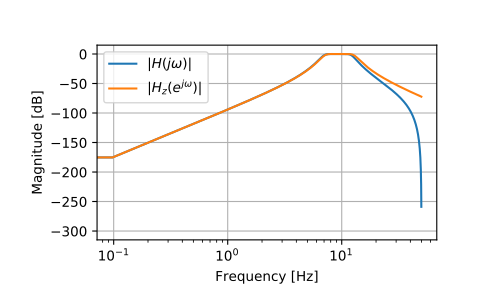

The script that drew this image:
from scipy import signal
import matplotlib.pyplot as plt

fs = 100
bf = 2 * np.pi * np.array([7, 13])
filts = signal.lti(*signal.butter(4, bf, btype='bandpass', analog=True))
filtz = signal.lti(*signal.bilinear(filts.num, filts.den, fs))
wz, hz = signal.freqz(filtz.num, filtz.den)
ws, hs = signal.freqs(filts.num, filts.den, worN=fs*wz)

plt.semilogx(wz*fs/(2*np.pi), 20*np.log10(np.abs(hz).clip(1e-15)), label=r'$|H(j \omega)|$')
plt.semilogx(wz*fs/(2*np.pi), 20*np.log10(np.abs(hs).clip(1e-15)), label=r'$|H_z(e^{j \omega})|$')
plt.legend()
plt.xlabel('Frequency [Hz]')
plt.ylabel('Magnitude [dB]')
plt.grid()
